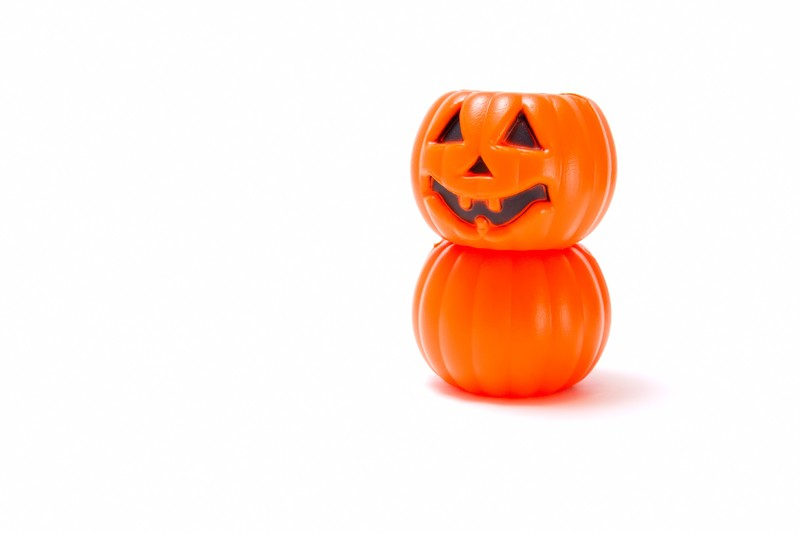
//> input picture data_file/problem_program/problem_10/image/halo.jpg, 800 x 533 px
$ ./main   (built with g++ and OpenCV 4)
//> lines starting //> are read from the running program, lines starting //| are printed output that depends on the picture; after the words box and inside, x2 and y2 are one past the last pixel; in counts of white or black regions, pixels touching at a corner belong together
//
//  main.cpp
//  issue1_x17070
//
//  Created by x17070xx on 2018/06/05.
//  Copyright © 2018年 AIT. All rights reserved.
//

#include <opencv2/opencv.hpp>
#define FILE_NAME "/Applications/MAMP/htdocs/aitpictures_20/data_file/problem_program/problem_12/image/halo.jpg"
//ウインドウ名
#define WINDOW_NAME_INPUT "input"
#define WINDOW_NAME_OUTPUT "output"
#define SAVE_FILE_NAME "result.jpg"
#define THRESHOLD 0

#define COLOR_MAX (256)
int main(int argc, const char * argv[]) {
    //変数の宣言
    int i, x, y;//アクセス用の変数
    int sum=0;

    int hist[COLOR_MAX]; //ヒストグラム用配列

    //画像をグレースケールで入力
    cv::Mat src_img = cv::imread(FILE_NAME, 0);
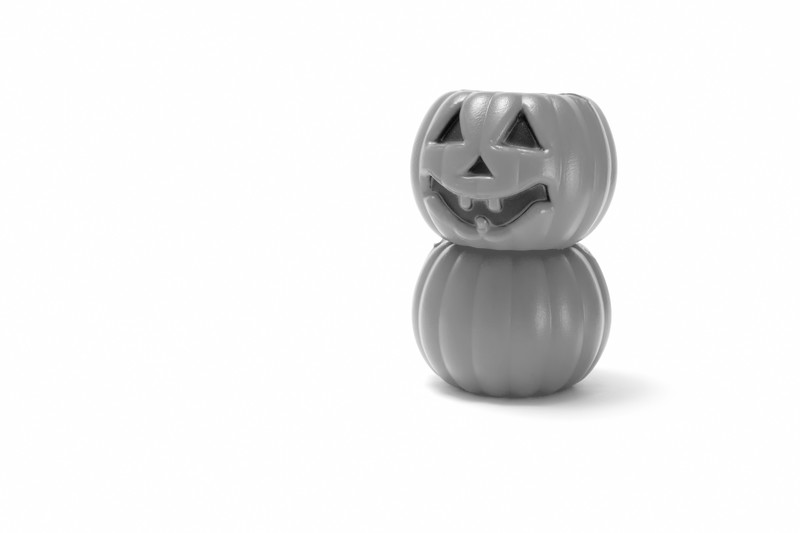
//> src_img: 533 rows x 800 cols, CV_8UC1; min 2, max 255, mean 238.1
    if(src_img.empty()){ //入力失敗の場合
        fprintf(stderr, "File is not opened.\n");
        return(-1);
    }
    cv::Mat dst_img;//出力画像

    //ヒストグラム用配列の初期化
    for(i=0; i<COLOR_MAX; i++){
        hist[i] = 0;
    }

    //閾値を求める

    //基準となる(p=10%)画素値を求める
    int s0 = (0.1 * src_img.rows * src_img.cols);
//> s0 = 42640
    //ヒストグラムの生成
    for(y=0; y<src_img.rows; y++){
        for(x=0; x<src_img.cols; x++){
            //画素値の習得
            unsigned char s = src_img.at<unsigned char>(y, x);//unsigned charは白黒の時

            hist[(int)s]++;//画素値の計算　　sはどんどん更新されるから、０−２５５にはなるが最終的な数字は最後の画素値になる
        }
    }
//> after the loop, hist = 256 values, max 325009 at index 254, min 0 at index 0, mean 1665.6

    //閾値の計算
    for(i=0; i<COLOR_MAX; i++){ //閾値
        sum += hist[i]; //画素値をたしていく
        if(sum >= s0) { //p＝１０のときを超えた場合
            printf("閾値は%dです\n", i);
            break; //終了
        }
    }
//> this loop made 151 passes
//> sum on passes 1 to 3: 0, 0, 1
//> after the loop, sum = 43062

    //二値化
    cv::threshold(src_img, dst_img, i, 255, cv::THRESH_BINARY_INV); //白黒逆にする
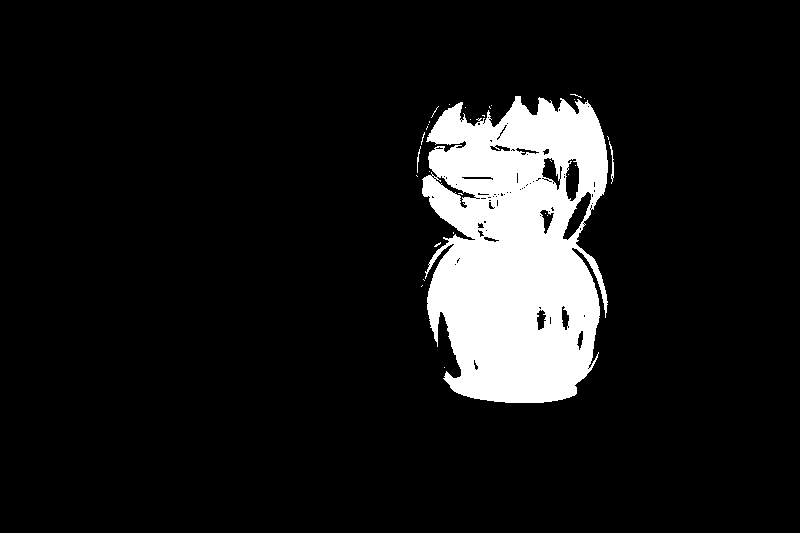
//> dst_img: 533 rows x 800 cols, CV_8UC1; 10.1% white; 31 white regions (28 under 20 px), largest, box (x1, y1, x2, y2) and area: (422, 96, 608, 403) 42853, (609, 141, 614, 184) 72, (417, 146, 421, 173) 34
    //出力
    cv::imwrite(SAVE_FILE_NAME, dst_img); //画像の保存
    cv::imshow(WINDOW_NAME_INPUT, src_img); //画像の表示
    cv::imshow(WINDOW_NAME_OUTPUT, dst_img); //画像の表示
    cv::waitKey(); //キー入力待ち（止める）
    return 0;
}
//友達に教えてもらい、解きました。
